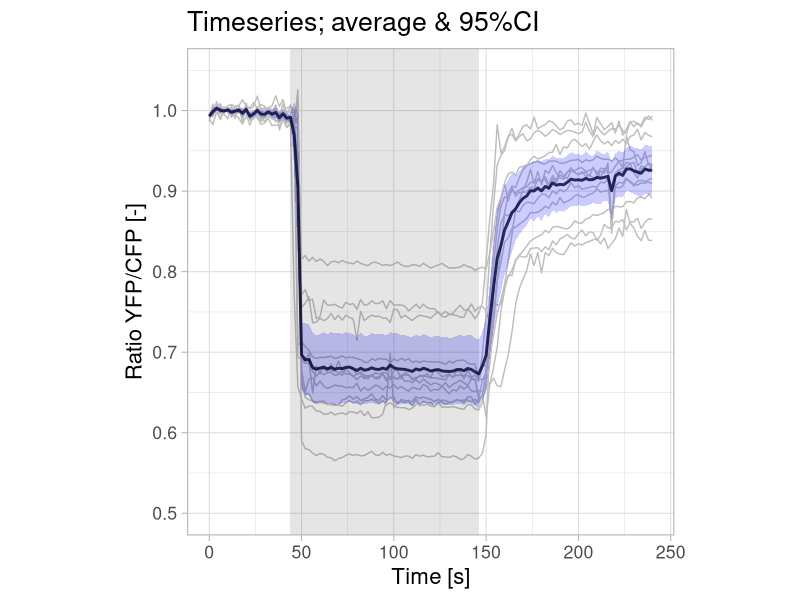

Write the R code that produced this figure.
# Script that:
# Reads csv file with header, first column is time. Assumes that each of the other columns
# represents a single time-dependent measurement (e.g. the reponse of a single cell)
# Caluclates summary statistics per time-point (mean, sd, sem, 95%CI)
# Plots time dependent data: single time-dependent measurements, average and error (95%CI)

# Created by: 
# Joachim Goedhart, @joachimgoedhart, 2018

#Requires the packages tidyr, ggplot2

require(tidyr)
require(ggplot2)


######################## Set some parameters #########################
#Confidence level, typically 95% = 0.95
Conf_level <-  0.95

#Start and end point of stimulation
stim_start <- 44
stim_end <- 146

######################### import the data ##############################

#Read a text file (comma separated values)
df_wide <- read.csv("FRET-ratio-wide.csv", na.strings = "")


#Tidy the data, i.e. long format with each row is variable
df_tidy <- gather(df_wide, Cell, Ratio, -Time)

#Clear the df.summary dataframe if it exist
if (exists("df_summary")) rm(df_summary)


######### Calulcate summary statistics to fill dataframe 'df_summary' ########
# This is tidyverse approach

# require(magrittr)
# require(dplyr)
# df_summary <- df_tidy %>% group_by(Time) %>% summarise(mean = mean(Ratio, na.rm = TRUE),
            											# sd = sd(Ratio, na.rm = TRUE),
            											# n = n()) %>%
  		# mutate(sem = sd / sqrt(n - 1),
        # CI_lower = mean + qt((1-Conf_level)/2, n - 1) * sem,
        # CI_upper = mean - qt((1-Conf_level)/2, n - 1) * sem)


######### Calulcate summary statistics to fill dataframe 'df_summary' ########
# This is base R approach

df_summary <- data.frame(Time=df_wide$Time, n=tapply(df_tidy$Ratio, df_tidy$Time, length), mean=tapply(df_tidy$Ratio, df_tidy$Time, mean))

#Add SD and standard error of the mean to the dataframe
df_summary$sd <- tapply(df_tidy$Ratio, df_tidy$Time, sd)
df_summary$sem <- df_summary$sd/sqrt(df_summary$n-1)

#Add 95% CI of the mean to the dataframe
df_summary$CI_lower <- df_summary$mean + qt((1-Conf_level)/2, df=df_summary$n-1)*df_summary$sem
df_summary$CI_upper <- df_summary$mean - qt((1-Conf_level)/2, df=df_summary$n-1)*df_summary$sem

####################################################

#### Command to prepare the plot ####
ggplot(df_summary, aes(x=Time, y=mean)) +

#### plot individual measurements ####
	geom_line(data=df_tidy, aes(x=Time, y=Ratio, group=Cell), color="grey") +

#### plot average response over time ####
	geom_line(data=df_summary, aes(x=Time, y=mean), size=1, alpha=0.8)+


#### plot error (95%CI) of the response over time ####
	geom_ribbon(data=df_summary, aes(ymin=CI_lower, ymax=CI_upper) ,fill="blue", alpha=0.2)+

#### plot s.e.m. of the average response over time ####
	# geom_ribbon(data=df_summary, aes(ymin=mean-sem, ymax=mean+sem) ,fill="green", alpha=0.5)+


#### Draw a filled, transparant rectangle to indicte when stimulation takes place
	annotate("rect", xmin=stim_start, xmax=stim_end, ymin=-Inf, ymax=Inf, alpha=0.1, fill="black")+

## Set the Y-axis scale, remove for autoscale

	coord_cartesian(ylim = c(0.5, 1.05)) +
  
## Set theme&basic font
	theme_light(base_size = 16) +


  
### set the title
	ggtitle("Timeseries; average & 95%CI") +
    
### Style the axis (font size)
	# theme(axis.text.x = element_text(size=16, angle=0, vjust = 0), axis.text.y = element_text(size=16)) +

### Set layout of the graph 
	# theme(panel.border = element_rect(size = 1, linetype = "solid", colour = "black", fill=NA)) +

### Set label of x- and y-axis
	ylab("Ratio YFP/CFP [-]") + xlab("Time [s]") +
  
### Set aspect ratio of the graph n/n = square
	theme(aspect.ratio=4/4)
  


